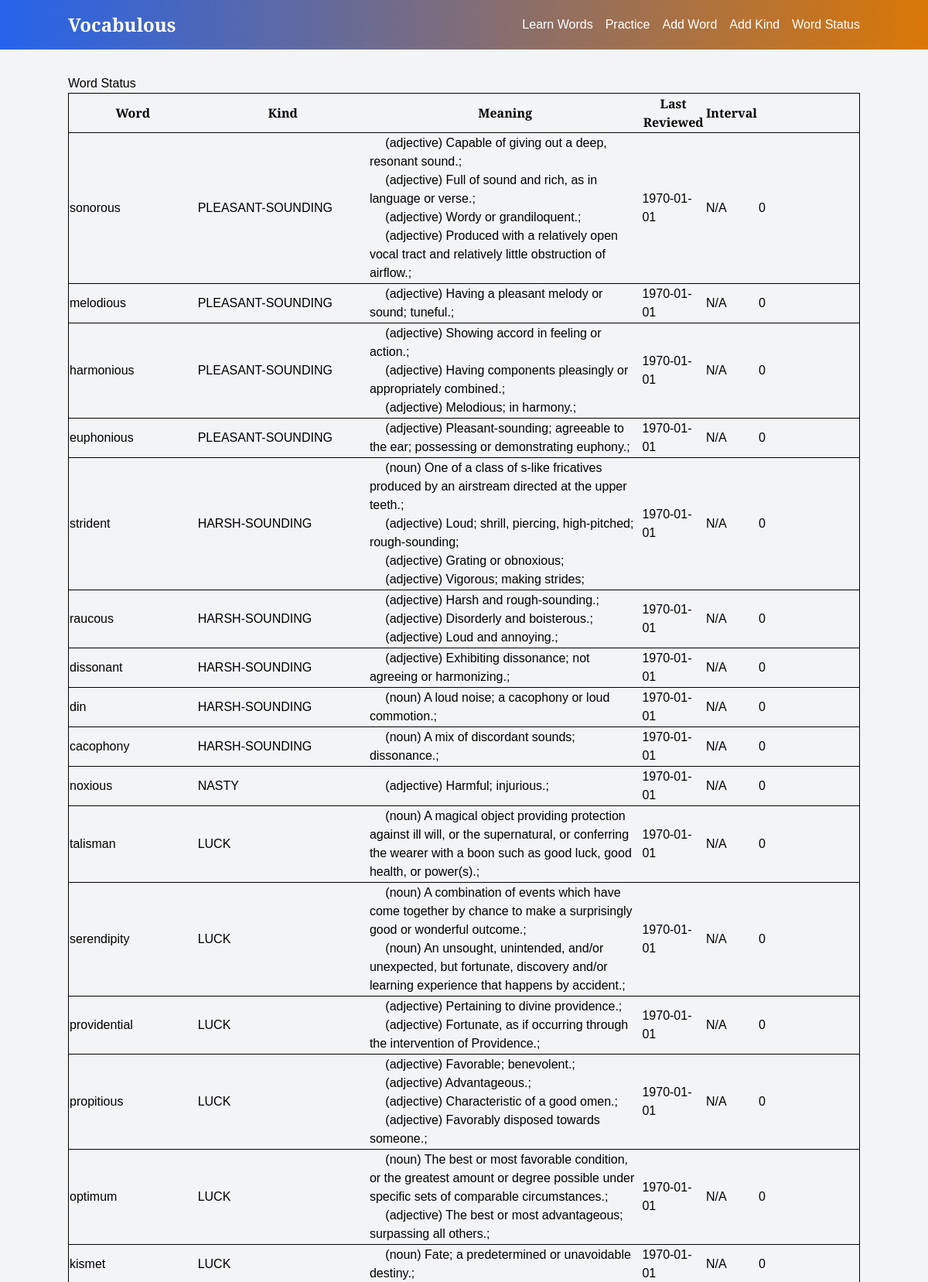
The page /word_status.php (upper part) on the database its author committed.
### tables this page shows
CREATE TABLE words2
(
    id            integer not null
        constraint words2_pk
            primary key autoincrement,
    word          TEXT    not null,
    kind          TEXT    not null
        constraint kind
            references word_kind2 (kind),
    last_practice REAL    not null,
    interval      integer,
    meaning       TEXT
, correct INTEGER default 0 not null);

### word_status.php (the view, shortened to what this page needs)
<?php
include "header.php";
include "functions.php";
?>
<?php
if ($_SERVER['REQUEST_METHOD'] === 'GET') {
    $sort_by = $_GET['sort_by'] ?? 'id';
    $descending = $_GET['desc'] ?? 'false';
    if ($descending) {
        $sort_by = $sort_by . ' DESC';
    }
}
?>
<h1>
    Word Status
</h1>
<table style="border: 1px solid black;">
    <thead>
        <th>Word</th>
        <th>Kind</th>
        <th>Meaning</th>
        <th>Last Reviewed</th>
        <th>Interval</th>
    </thead>
    <tbody>
        <?php
        $result = $db->query("SELECT
    w.*,
    COALESCE(100.0 * SUM(ps.correct) / COUNT(ps.id), 0) AS correct_percentage
FROM
    words2 w
LEFT JOIN
    practice_stats ps ON w.id = ps.word_id
GROUP BY
    w.kind, w.id
ORDER BY
    $sort_by;
");
        while ($row = $result->fetchArray()) {
            $last_reviewed = $row['last_practice'];
            $interval = $row['interval'];
            $kind = $row['kind'];
            $meaning = $row['meaning'];
            $word = $row['word'];
            $last_reviewed_date = date('Y-m-d', $last_reviewed);
            $interval_days = $interval > 0 ? $interval : 'N/A';
            $correct_percentage = $row['correct_percentage'];
        ?>
            <tr style="border: 1px solid black;">
                <td><?php echo $word; ?></td>
                <td><?php echo $kind; ?></td>
                <td><?php echo $meaning; ?></td>
                <td><?php echo $last_reviewed_date; ?></td>
                <td><?php echo $interval_days; ?></td>
                <td><?php echo $correct_percentage ?></td>
            </tr>
        <?php } ?>
</table>
<?php include "footer.php"; ?>

### styles.css (style rules this page uses)
* { font-family: 'Averia Serif Libre', sans-serif; }
body { height: 100vh; }

### rows shown on the page
words2: word "sonorous", kind "PLEASANT-SOUNDING", meaning "(adjective) Capable of giving out a deep, resonant sound.; (adjective) Full of sound and rich, as in language or verse.; (adjective) Wordy or grandiloquent.; (adjective) Produced with a relatively open vocal tract and relatively little obstruction of airflow.;", last_practice "1970-01-01", interval_days "N/A", correct_percentage "0"
words2: word "melodious", kind "PLEASANT-SOUNDING", meaning "(adjective) Having a pleasant melody or sound; tuneful.;", last_practice "1970-01-01", interval_days "N/A", correct_percentage "0"
words2: word "harmonious", kind "PLEASANT-SOUNDING", meaning "(adjective) Showing accord in feeling or action.; (adjective) Having components pleasingly or appropriately combined.; (adjective) Melodious; in harmony.;", last_practice "1970-01-01", interval_days "N/A", correct_percentage "0"
words2: word "euphonious", kind "PLEASANT-SOUNDING", meaning "(adjective) Pleasant-sounding; agreeable to the ear; possessing or demonstrating euphony.;", last_practice "1970-01-01", interval_days "N/A", correct_percentage "0"
words2: word "strident", kind "HARSH-SOUNDING", meaning "(noun) One of a class of s-like fricatives produced by an airstream directed at the upper teeth.; (adjective) Loud; shrill, piercing, high-pitched; rough-sounding; (adjective) Grating or obnoxious; (adjective) Vigorous; making strides;", last_practice "1970-01-01", interval_days "N/A", correct_percentage "0"
words2: word "raucous", kind "HARSH-SOUNDING", meaning "(adjective) Harsh and rough-sounding.; (adjective) Disorderly and boisterous.; (adjective) Loud and annoying.;", last_practice "1970-01-01", interval_days "N/A", correct_percentage "0"
words2: word "dissonant", kind "HARSH-SOUNDING", meaning "(adjective) Exhibiting dissonance; not agreeing or harmonizing.;", last_practice "1970-01-01", interval_days "N/A", correct_percentage "0"
words2: word "din", kind "HARSH-SOUNDING", meaning "(noun) A loud noise; a cacophony or loud commotion.;", last_practice "1970-01-01", interval_days "N/A", correct_percentage "0"
words2: word "cacophony", kind "HARSH-SOUNDING", meaning "(noun) A mix of discordant sounds; dissonance.;", last_practice "1970-01-01", interval_days "N/A", correct_percentage "0"
words2: word "noxious", kind "NASTY", meaning "(adjective) Harmful; injurious.;", last_practice "1970-01-01", interval_days "N/A", correct_percentage "0"
words2: word "talisman", kind "LUCK", meaning "(noun) A magical object providing protection against ill will, or the supernatural, or conferring the wearer with a boon such as good luck, good health, or power(s).;", last_practice "1970-01-01", interval_days "N/A", correct_percentage "0"
words2: word "serendipity", kind "LUCK", meaning "(noun) A combination of events which have come together by chance to make a surprisingly good or wonderful outcome.; (noun) An unsought, unintended, and/or unexpected, but fortunate, discovery and/or learning experience that happens by accident.;", last_practice "1970-01-01", interval_days "N/A", correct_percentage "0"
words2: word "providential", kind "LUCK", meaning "(adjective) Pertaining to divine providence.; (adjective) Fortunate, as if occurring through the intervention of Providence.;", last_practice "1970-01-01", interval_days "N/A", correct_percentage "0"
words2: word "propitious", kind "LUCK", meaning "(adjective) Favorable; benevolent.; (adjective) Advantageous.; (adjective) Characteristic of a good omen.; (adjective) Favorably disposed towards someone.;", last_practice "1970-01-01", interval_days "N/A", correct_percentage "0"
words2: word "optimum", kind "LUCK", meaning "(noun) The best or most favorable condition, or the greatest amount or degree possible under specific sets of comparable circumstances.; (adjective) The best or most advantageous; surpassing all others.;", last_practice "1970-01-01", interval_days "N/A", correct_percentage "0"
words2: word "kismet", kind "LUCK", meaning "(noun) Fate; a predetermined or unavoidable destiny.;", last_practice "1970-01-01", interval_days "N/A", correct_percentage "0"
